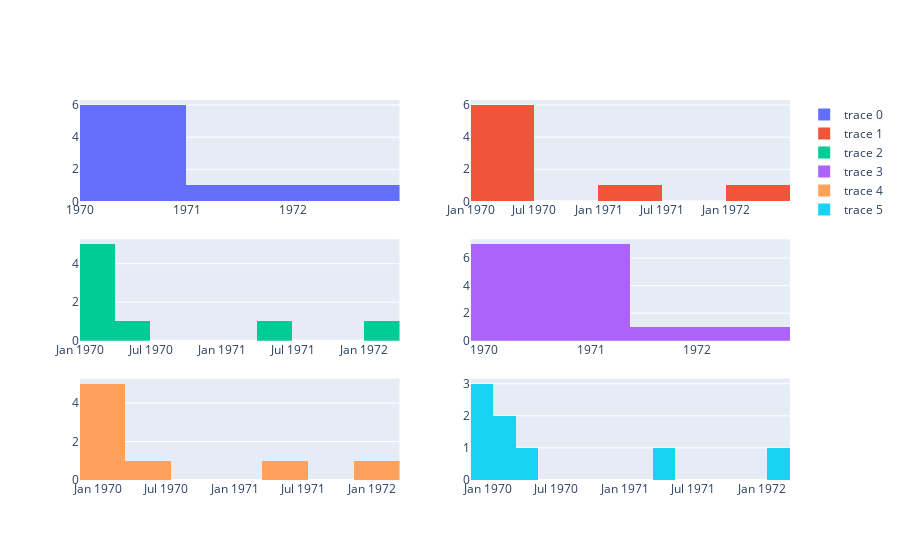

The cell this chart's notebook holds for it:
### Code cell
import plotly.graph_objects as go
from plotly.subplots import make_subplots

x = ['1970-01-01', '1970-01-01', '1970-02-01', '1970-04-01', '1970-01-02',
     '1972-01-31', '1970-02-13', '1971-04-19']

fig = make_subplots(rows=3, cols=2)

trace0 = go.Histogram(x=x, nbinsx=4)
trace1 = go.Histogram(x=x, nbinsx = 8)
trace2 = go.Histogram(x=x, nbinsx=10)
trace3 = go.Histogram(x=x,
                      xbins=dict(
                      start='1969-11-15',
                      end='1972-03-31',
                      size='M18'), # M18 stands for 18 months
                      autobinx=False
                     )
trace4 = go.Histogram(x=x,
                      xbins=dict(
                      start='1969-11-15',
                      end='1972-03-31',
                      size='M4'), # 4 months bin size
                      autobinx=False
                      )
trace5 = go.Histogram(x=x,
                      xbins=dict(
                      start='1969-11-15',
                      end='1972-03-31',
                      size= 'M2'), # 2 months
                      autobinx = False
                      )

fig.append_trace(trace0, 1, 1)
fig.append_trace(trace1, 1, 2)
fig.append_trace(trace2, 2, 1)
fig.append_trace(trace3, 2, 2)
fig.append_trace(trace4, 3, 1)
fig.add_trace(trace5, 3, 2)

fig.show()

### Figure 1 — Plotly figure (JSON) as saved in the notebook; plotly's stock layout.template omitted (floating-point values rounded to 4 significant figures)
{"data": [{"nbinsx": 4, "type": "histogram", "x": ["1970-01-01", "1970-01-01", "1970-02-01", "1970-04-01", "1970-01-02", "1972-01-31", "1970-02-13", "1971-04-19"], "xaxis": "x", "yaxis": "y"}, {"nbinsx": 8, "type": "histogram", "x": ["1970-01-01", "1970-01-01", "1970-02-01", "1970-04-01", "1970-01-02", "1972-01-31", "1970-02-13", "1971-04-19"], "xaxis": "x2", "yaxis": "y2"}, {"nbinsx": 10, "type": "histogram", "x": ["1970-01-01", "1970-01-01", "1970-02-01", "1970-04-01", "1970-01-02", "1972-01-31", "1970-02-13", "1971-04-19"], "xaxis": "x3", "yaxis": "y3"}, {"autobinx": false, "type": "histogram", "x": ["1970-01-01", "1970-01-01", "1970-02-01", "1970-04-01", "1970-01-02", "1972-01-31", "1970-02-13", "1971-04-19"], "xaxis": "x4", "xbins": {"end": "1972-03-31", "size": "M18", "start": "1969-11-15"}, "yaxis": "y4"}, {"autobinx": false, "type": "histogram", "x": ["1970-01-01", "1970-01-01", "1970-02-01", "1970-04-01", "1970-01-02", "1972-01-31", "1970-02-13", "1971-04-19"], "xaxis": "x5", "xbins": {"end": "1972-03-31", "size": "M4", "start": "1969-11-15"}, "yaxis": "y5"}, {"autobinx": false, "type": "histogram", "x": ["1970-01-01", "1970-01-01", "1970-02-01", "1970-04-01", "1970-01-02", "1972-01-31", "1970-02-13", "1971-04-19"], "xaxis": "x6", "xbins": {"end": "1972-03-31", "size": "M2", "start": "1969-11-15"}, "yaxis": "y6"}], "layout": {"xaxis": {"anchor": "y", "domain": [0, 0.45]}, "xaxis2": {"anchor": "y2", "domain": [0.55, 1]}, "xaxis3": {"anchor": "y3", "domain": [0, 0.45]}, "xaxis4": {"anchor": "y4", "domain": [0.55, 1]}, "xaxis5": {"anchor": "y5", "domain": [0, 0.45]}, "xaxis6": {"anchor": "y6", "domain": [0.55, 1]}, "yaxis": {"anchor": "x", "domain": [0.7333, 1]}, "yaxis2": {"anchor": "x2", "domain": [0.7333, 1]}, "yaxis3": {"anchor": "x3", "domain": [0.3667, 0.6333]}, "yaxis4": {"anchor": "x4", "domain": [0.3667, 0.6333]}, "yaxis5": {"anchor": "x5", "domain": [0, 0.2667]}, "yaxis6": {"anchor": "x6", "domain": [0, 0.2667]}}}
